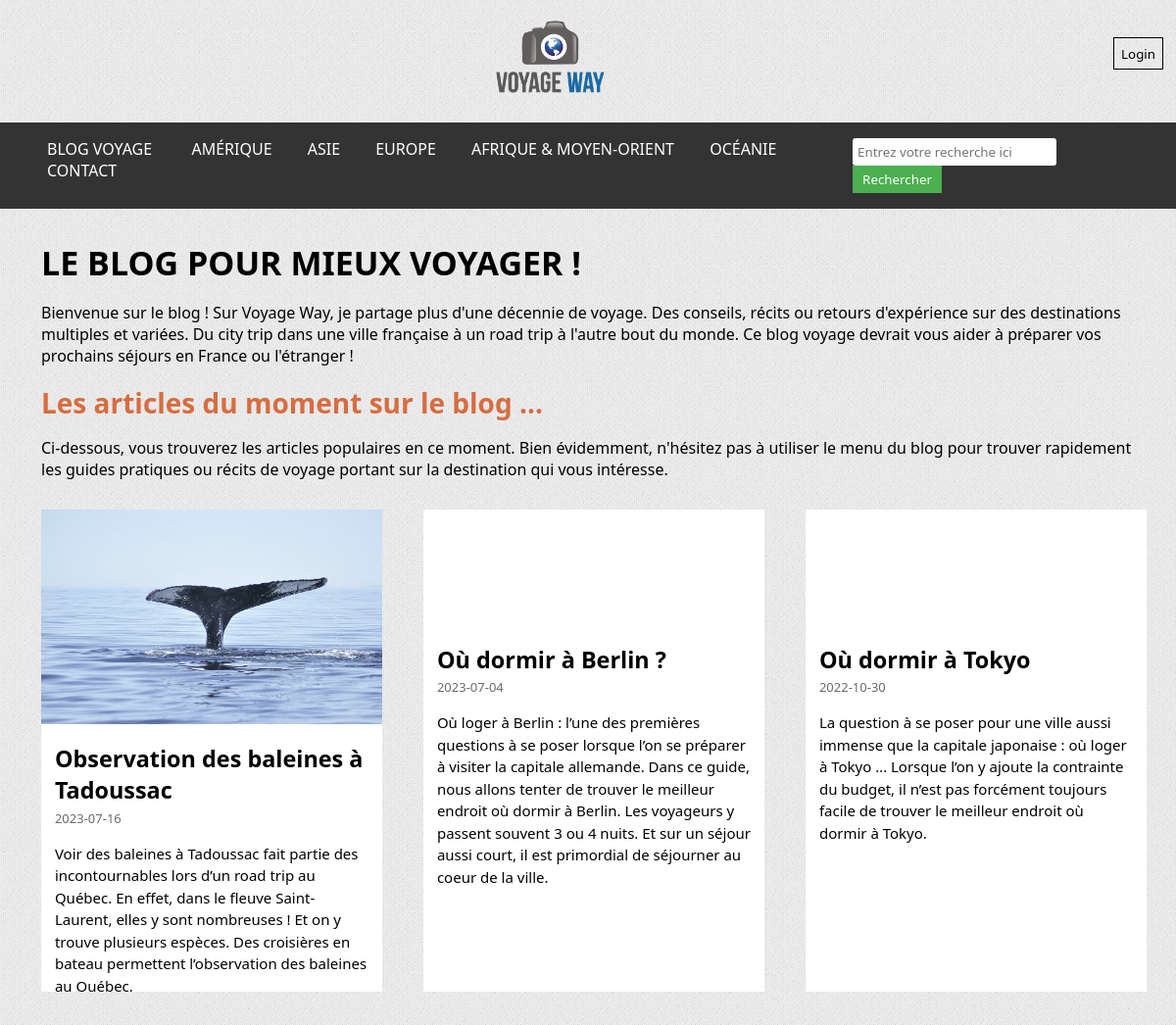
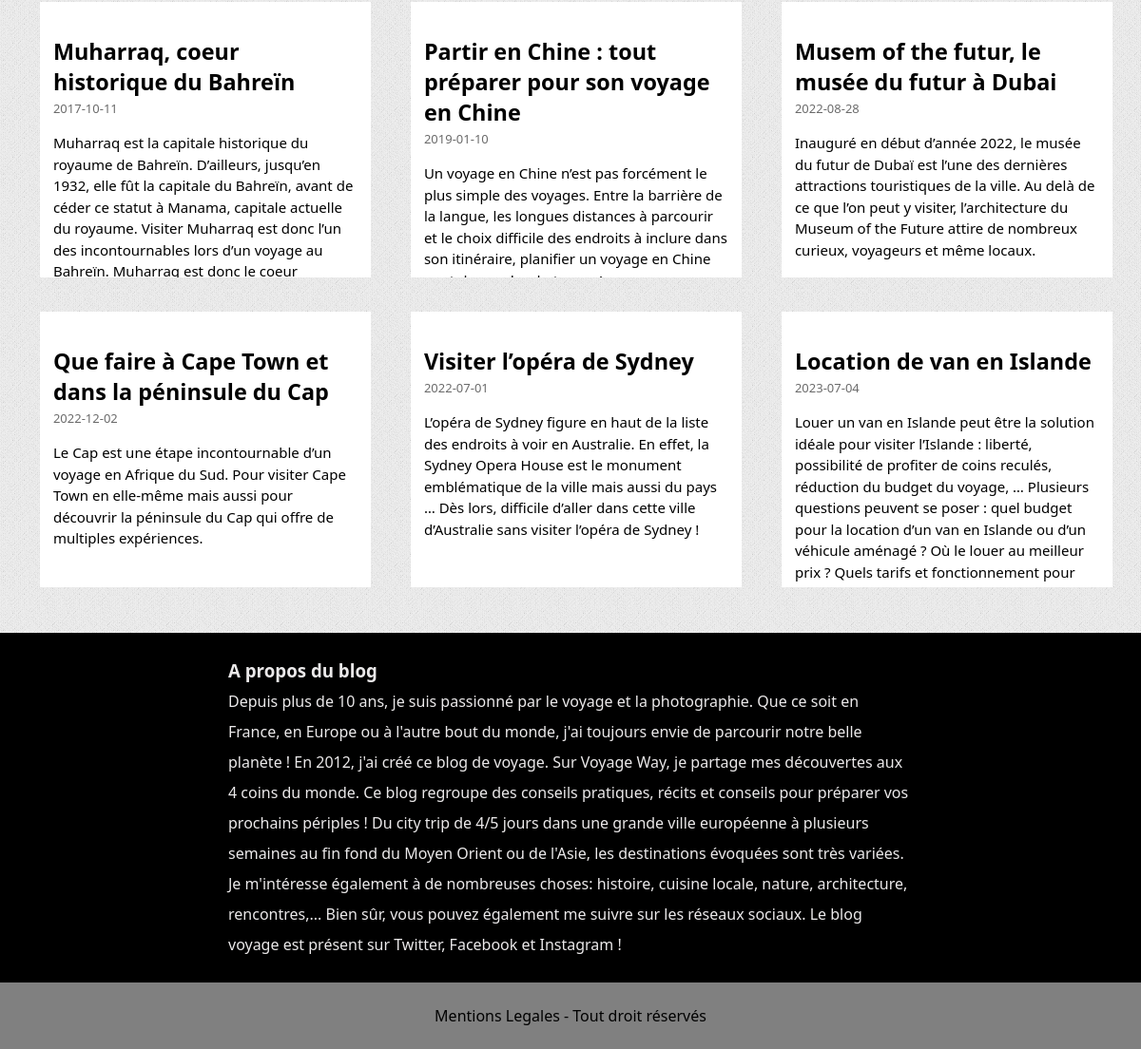
Before: / with the older database file (2 pictures, top to bottom).
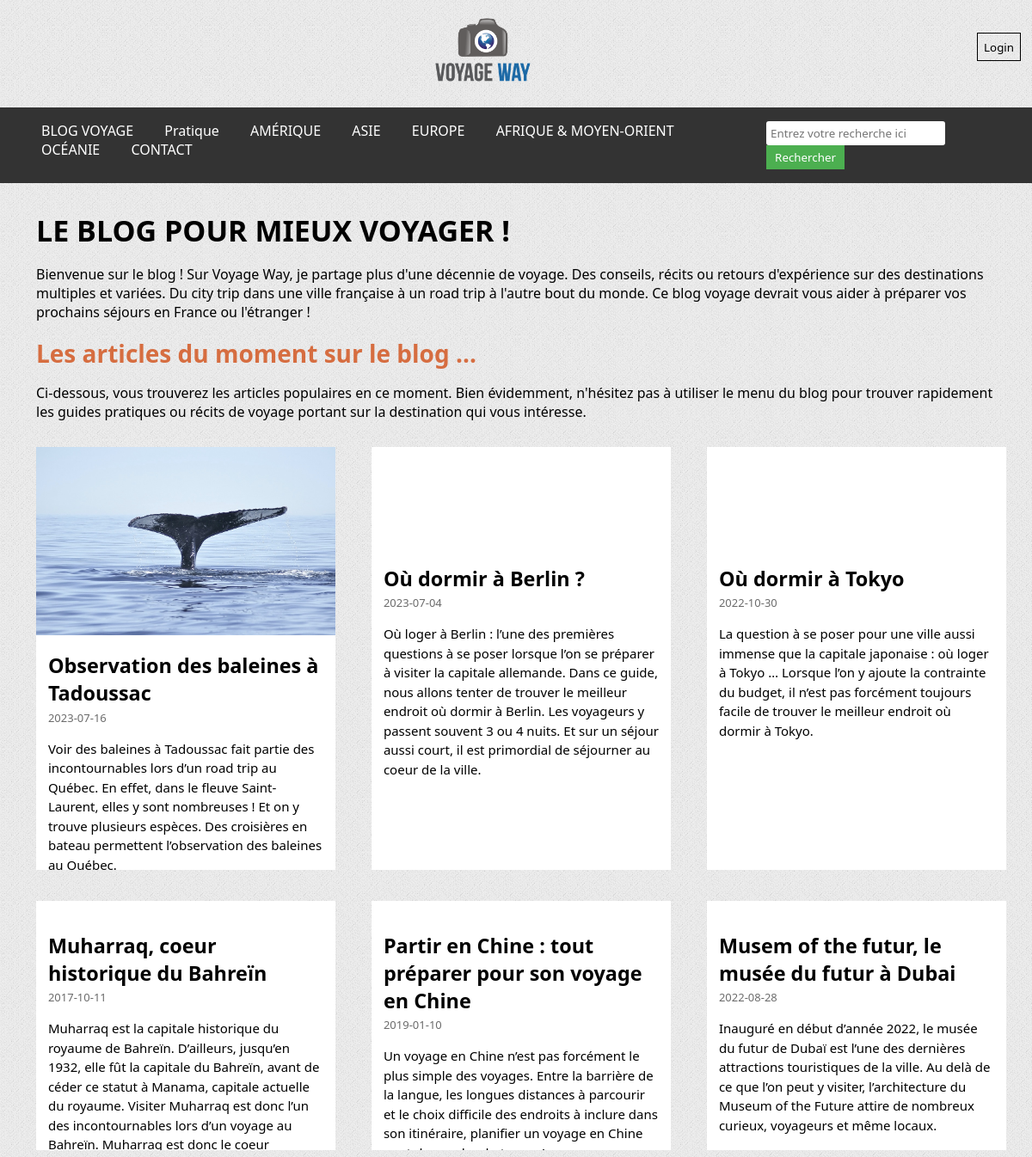
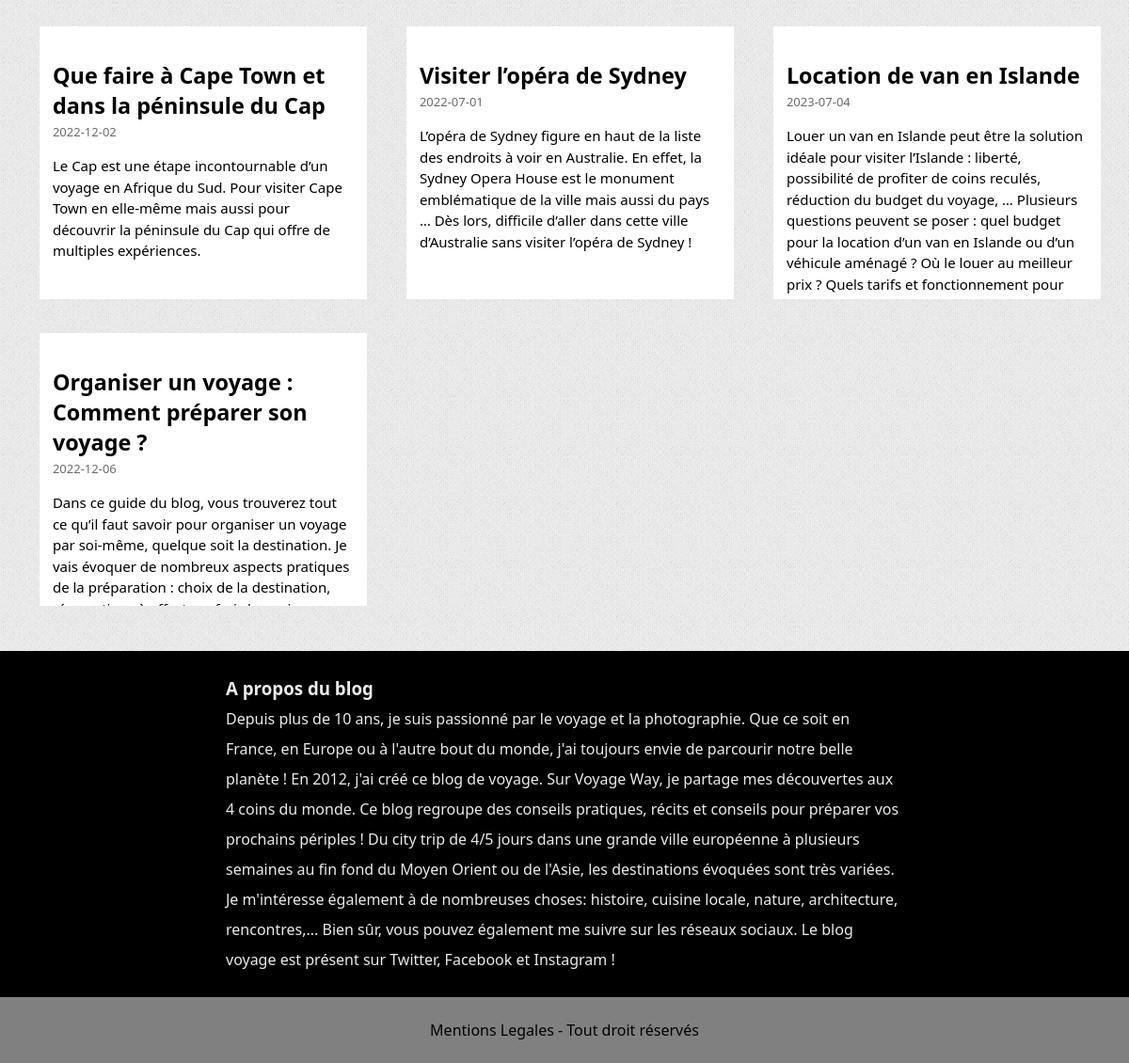
After: the same page with the newer database file (2 pictures, top to bottom).
### tables this page shows
CREATE TABLE IF NOT EXISTS `article` (
  `id_article` int NOT NULL AUTO_INCREMENT,
  `titre` varchar(90) NOT NULL,
  `date` date NOT NULL,
  `photo_principale` varchar(255) NOT NULL,
  `resume` varchar(1000) NOT NULL,
  `sous_titre_1` varchar(100) NOT NULL,
  `contenu_1` text NOT NULL,
  `photo_1` varchar(255) NOT NULL,
  `sous_titre_2` varchar(90) NOT NULL,
  `contenu_2` text NOT NULL,
  `photo_2` varchar(255) NOT NULL,
  `sous_titre_3` varchar(90) NOT NULL,
  `photo_3` varchar(255) NOT NULL,
  `contenu_3` text NOT NULL,
  `categorie` int NOT NULL,
  PRIMARY KEY (`id_article`),
  KEY `FK_id_categorie_article` (`categorie`)
);

CREATE TABLE IF NOT EXISTS `categorie` (
  `id_categorie` int NOT NULL AUTO_INCREMENT,
  `nom` varchar(50) NOT NULL,
  `titre` varchar(100) NOT NULL,
  `description` varchar(500) NOT NULL,
  `continent` varchar(50) NOT NULL,
  PRIMARY KEY (`id_categorie`)
);

### components/connexion.php (called while the page is built, shortened)
<?php
    class MaConnexion {
        private $Connection;
        public function __construct($NewDatabaseName, $NewUser, $NewPassword, $NewHost)
        {
            $this->DatabaseName = $NewDatabaseName;
            $this->User = $NewUser;
            $this->Password = $NewPassword;
            $this->Host = $NewHost;
            try {
                $DataSourceName = "mysql:host=$this->Host;dbname=$this->DatabaseName;charset=utf8mb4";
                $this->Connection = new PDO($DataSourceName, $this->User, $this->Password);
                $this->Connection->setAttribute(PDO::ATTR_ERRMODE, PDO::ERRMODE_EXCEPTION);
            } catch (PDOException $e) {
                echo "Erreur: " . $e->getMessage();
            }
        }
        public function select($Table, $Column, $ConditionField = 1)
        {
            try {
                $SQLQueryString = "SELECT $Column FROM $Table WHERE $ConditionField";
                $Result = $this->Connection->query($SQLQueryString);
                return $Result->fetchAll(PDO::FETCH_ASSOC);
            } catch (PDOException $e) {
                echo "Erreur: " . $e->getMessage();
                return false;
            }
        }
    }
?>

### index.php (the view, shortened to what this page needs)
<?php
    require_once("components/connexion.php");
    $DatabaseName = "viaje";
    $NewConnection = new MaConnexion($DatabaseName, "root", "", "localhost");
    $Result = $NewConnection->select("article", "*");
?>
<!DOCTYPE html>
<html lang="en">
<head>
    <link rel="stylesheet" href="style.css">
</head>
<body>
    <header>
        <?php include_once './components/navbar.php' ?>
    </header>
    <main>
        <section class="entete">
            <h1 class="titre">Le blog pour mieux voyager !</h1>
            <p class="presentation">
                Bienvenue sur le blog ! Sur Voyage Way, je partage plus d'une décennie de voyage. Des conseils, récits ou retours d'expérience sur des destinations multiples et variées. Du city trip dans une ville française à un road trip à l'autre bout du monde. Ce blog voyage devrait vous aider à préparer vos prochains séjours en France ou l'étranger !
            </p>
            <h2>Les articles du moment sur le blog ...</h2>
            <p class="presentation">
                Ci-dessous, vous trouverez les articles populaires en ce moment. Bien évidemment, n'hésitez pas à utiliser le menu du blog pour trouver rapidement les guides pratiques ou récits de voyage portant sur la destination qui vous intéresse.
            </p>
        </section>
        <section class="affichageArticles">
            <?php
            foreach($Result as $display){
                echo
                '<div class="card">
                    <div>
                        <img src="' .$display['photo_principale']. '" class="cardImage" alt="">
                    </div>
                    <div class= "cardText">
                        <a href="article.php?id_article=' . $display['id_article'] . '" class="cardTitle"><h3>' . $display['titre'] . '</h3></a>
                        <p class="date">' . $display['date'] . '</p>
                        <p class="resume">' . $display['resume'] . '</p>
                    </div>
                </div>';
            }
            ?>
        </section>
    </main>
<footer>
    <?php include_once './components/footer.php' ?>
</footer>
</body>
</html>

### components/navbar.php (shortened to what this page needs)
<?php
    require_once("./components/connexion.php");
    $NewConnection = new MaConnexion("viaje", "root", "", "localhost");
    $IsUserLoggedIn = isset($_SESSION['CurrentUser']);
?>
<link rel="stylesheet" href="https://cdnjs.cloudflare.com/ajax/libs/font-awesome/6.4.0/css/all.min.css" />
<div id="SiteHead">
    <a z-index="1" href="index.php"><img id="Blazon" class="logo" src="./images/icons_site_main.png" alt="L'image principale du site">
    </a>
    <div z-index="2" class="float-login">
        <?php if ($IsUserLoggedIn): $UserIcon = './images/icons_user_role_' . $_SESSION['UserRole'] . '.png';
            ?>
            <form method="POST" action="controller.php"><input type="submit" name="Intention" value="Logout" class="ConnexionButtons" ></form>
            <img src=<?php echo '"' . $UserIcon . '"'; ?> alt="User Role Image" style="width: 32px; height: 32px;">
        <?php else: ?>
            <button class="ConnexionButtons" onclick="window.location='./login.php'">Login</button>
        <?php endif ?>
    </div>
</div>
<nav class="navbar">
    <div class="topnav" id="myTopnav">
        <a href="./index.php">BLOG VOYAGE</a>
        <div class="dropdown">
            <?php $Nav = $NewConnection->select("categorie", "*", "continent= 'Pratique'");
           foreach ($Nav as $display) {
                echo'<a href="categorie.php?id_categorie='. $display['id_categorie']. '">' .$display['nom'] . '</a>';
                }
            ?>
        </div>
        <div class="dropdown">
            <a href="#">AMÉRIQUE</a>
        </div>
        <div class="dropdown">
            <a href="#">ASIE</a>
        </div>
        <div class="dropdown">
            <a href="#">EUROPE</a>
        </div>
        <div class="dropdown">
            <a href="#">AFRIQUE &amp; MOYEN-ORIENT</a>
        </div>
        <div class="dropdown">
            <a href="#">OCÉANIE</a>
            <?php $Nav = $NewConnection->select("categorie", "*", "continent= 'Océanie'");
            ?>
        </div>
        <div class="dropdown">
            <a href="./contact.php">CONTACT</a>
        </div>
    </div>
    <div class="topnav" id="search">
        <form method="GET" action="recherche.php">
            <input type="text" name="search_query" id="search_query" placeholder="Entrez votre recherche ici">
            <button type="submit">Rechercher</button>
        </form>
    </div>
</nav>

### components/footer.php
<div>
    <h3>A propos du blog</h3>
    <p>Depuis plus de 10 ans, je suis passionné par le voyage et la photographie. Que ce soit en France, en Europe ou à l'autre bout du monde, j'ai toujours envie de parcourir notre belle planète ! En 2012, j'ai créé ce blog de voyage.
    Sur Voyage Way, je partage mes découvertes aux 4 coins du monde. Ce blog regroupe des conseils pratiques, récits et conseils pour préparer vos prochains périples ! Du city trip de 4/5 jours dans une grande ville européenne à plusieurs semaines au fin fond du Moyen Orient ou de l'Asie, les destinations évoquées sont très variées. Je m'intéresse également à de nombreuses choses: histoire, cuisine locale, nature, architecture, rencontres,...
    Bien sûr, vous pouvez également me suivre sur les réseaux sociaux. Le blog voyage est présent sur Twitter, Facebook et Instagram !
    </p>
</div>
<div>
    Mentions Legales - Tout droit réservés
</div>

### style.css (style rules this page uses)
* { font-family: "Segoe UI", Helvetica, Arial, sans-serif, "Apple Color Emoji", "Segoe UI Emoji", "Segoe UI Symbol"; padding: 0; margin: 0; }
body { display: flex; flex-direction: column; background-image: url('./images/body-bg1.png'); background-color: #f0f0f0; }
header { display: flex; flex-direction: column; }
header #Blazon { height: 100%; width: 10%; margin-top: 1em; }
header nav { margin-top: 1em; margin-bottom: 2em; }
header #SiteHead { display: inline-flex; text-align: center; align-items: center; }
header #SiteHead > a { width: 100%; }
header .ConnexionButtons { border-radius: 0; padding: 0.5em; margin-left: 1em; margin-right: 1em; background-color: transparent; border: 1px solid #000; cursor: pointer; }
footer div { display: block; padding-left: 20%; padding-right: 20%; padding-top: 1.5em; padding-bottom: 1.5em; }
footer div:first-child { background-color: #000; color: #ebe9ea; line-height: 2em; }
footer div:last-child { background-color: grey; text-align: center; }

### index.php (style rules this page uses)
.titre { text-transform: uppercase; font-weight: bold; font-size: 34px; margin-bottom: 1.5%; }
.entete { padding: 0 3.5%; }
.entete h2 { color:#D66D40; font-size: 28px; margin-bottom: 1.5%; }
.presentation { margin-bottom: 1.6%; }
.affichageArticles { display: flex; justify-content: flex-start; flex-wrap: wrap; padding: 1% 0 ; }
.card { display: grid; justify-items: center; width: 29%; background-color: #fff; margin-left: 3.5%; margin-bottom: 3%; }
.cardImage { width: 100%; }
.cardText { padding: 4%; height: 15em; overflow: hidden; }
.cardTitle { color: #000; font-size: 20px; text-decoration: none; }
.date { color: #6B6B6B; font-size: 13px; margin-top: 1%; }
.resume { line-height: 1.5; font-size: 15px; margin-top: 5%; }

### components/navbar.php (style rules this page uses)
.logo { width: 200px; height: auto; display: block; margin: 10px auto; }
.navbar { background-color: #333; padding-top: 1em; padding-right: 3em; padding-bottom: 1em; padding-left: 3em; display: flex; position: relative; z-index: 2; }
.navbar a { color: white; font-size: 1em; margin-right: 2em; text-decoration: none; }
.dropdown { position: relative; display: inline-block; }
#search { display: inline-block; }
#search input[type="text"] { padding: 5px; border-radius: 3px; border: none; }
#search button { padding: 5px 10px; background-color: #4CAF50; color: white; border: none; cursor: pointer; }
.float-login { float: right; }

Changed rows visible on the page:
added categorie: nom "Pratique"
added article: titre "Organiser un voyage : Comment préparer son voyage ?", date "2022-12-06", resume "Dans ce guide du blog, vous trouverez tout ce qu’il faut savoir pour organiser un voyage par soi-même, quelque soit la destination. Je vais évoquer de nombreux aspects pratiques de la préparation : choix de la destination,…"
